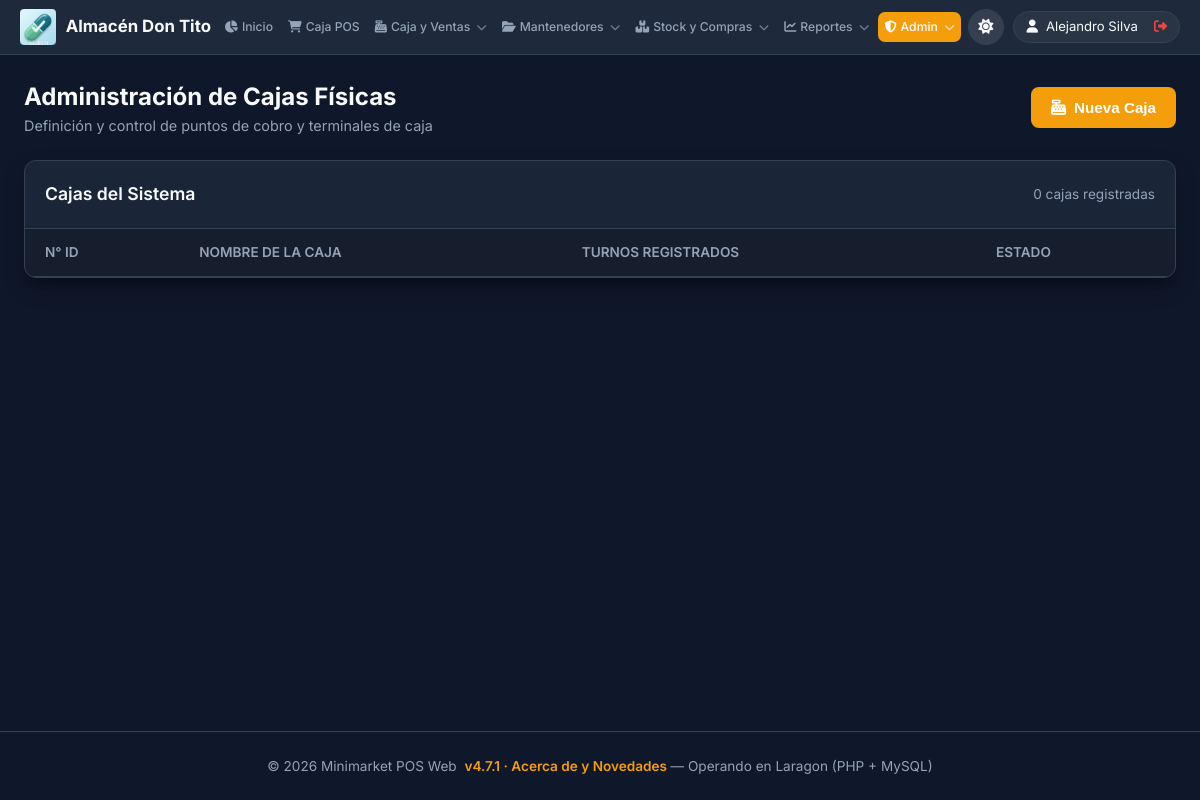
Before: /cajas.php (signed in) with the older database file.
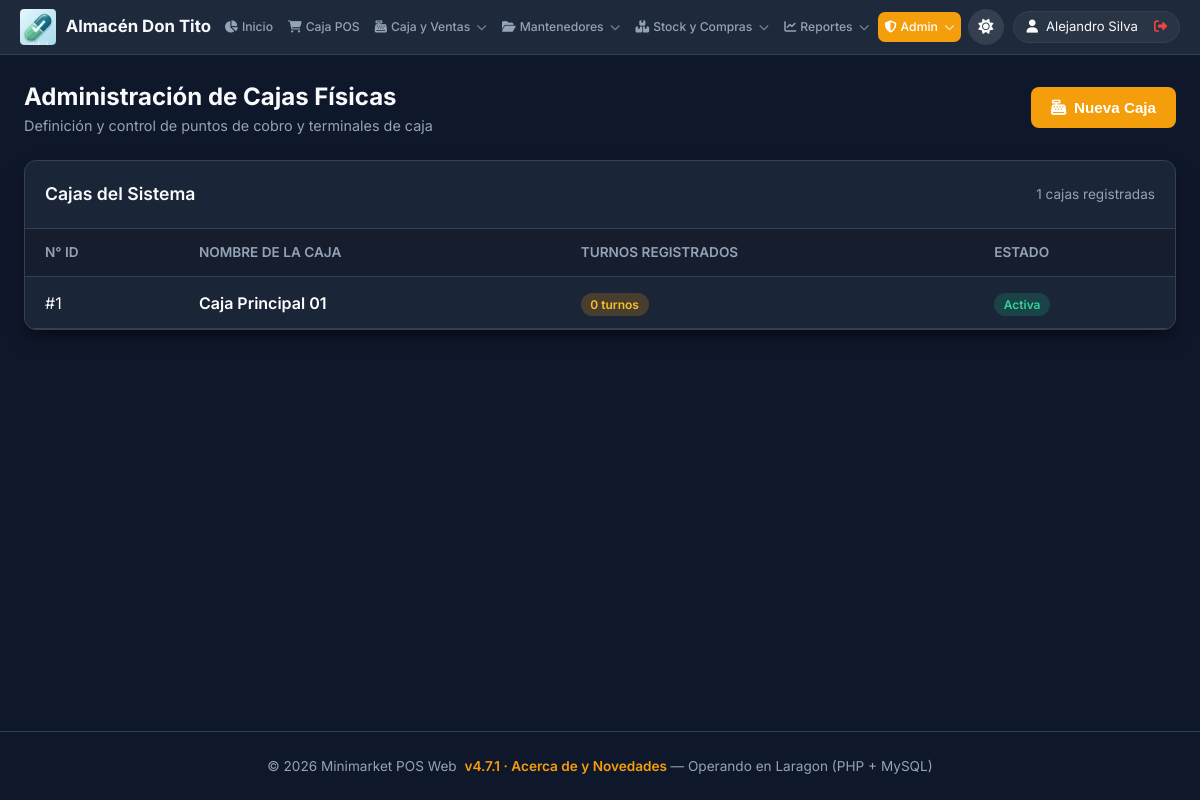
After: the same page with the newer database file.
### tables this page shows
CREATE TABLE `cajas` (
  `CajaID` int NOT NULL AUTO_INCREMENT,
  `Nombre` varchar(50) NOT NULL,
  `Activa` tinyint(1) NOT NULL DEFAULT '1',
  PRIMARY KEY (`CajaID`)
);

### cajas.php (called while the page is built, shortened)
<?php
require_once __DIR__ . '/includes/header.php';
$pdo = getDB();
$cajas = $pdo->query("
    SELECT c.*, (SELECT COUNT(*) FROM turnos t WHERE t.CajaID = c.CajaID) AS TotalTurnos
    FROM cajas c ORDER BY c.CajaID ASC
")->fetchAll();
include __DIR__ . '/views/cajas.view.php';
require_once __DIR__ . '/includes/footer.php';

### includes/auth.php (called while the page is built, shortened)
<?php
function currentUser() {
    return $_SESSION['usuario'] ?? null;
}

### views/cajas.view.php (the view, shortened to what this page needs)
<div style="display: flex; justify-content: space-between; align-items: center; margin-bottom: 1.5rem;">
  <div>
    <h1 style="font-size: 1.5rem; font-weight: 700;">Administración de Cajas Físicas</h1>
    <p style="color: var(--text-muted); font-size: 0.9rem;">Definición y control de puntos de cobro y terminales de caja</p>
  </div>
  <button onclick="document.getElementById('cajaModal').style.display='flex'" class="btn btn-primary">
    <i class="fa-solid fa-cash-register"></i> Nueva Caja
  </button>
</div>
<div class="table-card">
  <div class="table-header">
    <h2 style="font-size: 1.1rem; font-weight: 600;">Cajas del Sistema</h2>
    <span style="color: var(--text-muted); font-size: 0.85rem;"><?= count($cajas) ?> cajas registradas</span>
  </div>
  <table class="table">
    <thead>
      <tr>
        <th>N° ID</th>
        <th>Nombre de la Caja</th>
        <th>Turnos Registrados</th>
        <th>Estado</th>
      </tr>
    </thead>
    <tbody>
      <?php foreach ($cajas as $cj): ?>
        <tr>
          <td>#<?= $cj['CajaID'] ?></td>
          <td style="font-weight: 600; color: #fff;"><?= htmlspecialchars($cj['Nombre']) ?></td>
          <td><span class="badge badge-warning"><?= $cj['TotalTurnos'] ?> turnos</span></td>
          <td>
            <span class="badge <?= $cj['Activa'] ? 'badge-success' : 'badge-danger' ?>">
              <?= $cj['Activa'] ? 'Activa' : 'Inactiva' ?>
            </span>
          </td>
        </tr>
      <?php endforeach; ?>
    </tbody>
  </table>
</div>

### includes/header.php (shortened to what this page needs)
<?php
require_once __DIR__ . '/auth.php';
$user = currentUser();
$currentPage = basename($_SERVER['PHP_SELF']);
$esSupervisorNav = in_array($user['rol'], ['Administrador', 'Supervisor'], true);
$pdoHeader = getDB();
$stmtAppCfg = $pdoHeader->query("SELECT Clave, Valor FROM configuraciones WHERE Clave IN ('TEMA_MODO', 'TEMA_COLOR_ACENTO', 'MINIMARKET_LOGO_URL', 'MINIMARKET_NOMBRE')");
$appCfg = [];
while ($r = $stmtAppCfg->fetch(PDO::FETCH_ASSOC)) {
    $appCfg[$r['Clave']] = $r['Valor'];
}
$temaModo = $appCfg['TEMA_MODO'] ?? 'dark';
$temaAcento = $appCfg['TEMA_COLOR_ACENTO'] ?? 'indigo';
$logoUrl = $appCfg['MINIMARKET_LOGO_URL'] ?? '';
$nombreEmpresa = $appCfg['MINIMARKET_NOMBRE'] ?? 'Minimarket POS';
?>
<!DOCTYPE html>
<html lang="es" data-theme="<?= htmlspecialchars($temaModo) ?>" data-accent="<?= htmlspecialchars($temaAcento) ?>">
<head>
  <link rel="stylesheet" href="assets/css/style.css?v=<?= APP_VERSION ?>">
  <link rel="stylesheet" href="assets/vendor/fontawesome/css/all.min.css">
</head>
<body>
<nav class="navbar">
  <a href="index.php" class="brand" style="display: flex; align-items: center; gap: 0.6rem; text-decoration: none;">
    <?php if (!empty($logoUrl)): ?>
      <img src="<?= htmlspecialchars($logoUrl) ?>" alt="Logo" class="brand-logo-img">
    <?php else: ?>
      <div class="brand-icon">
        <i class="fa-solid fa-store"></i>
      </div>
    <?php endif; ?>
    <span title="<?= htmlspecialchars($nombreEmpresa) ?>"><?= htmlspecialchars($nombreEmpresa) ?></span>
  </a>
  <ul class="nav-links">
    <li class="nav-item">
      <a href="index.php" class="nav-link <?= $currentPage == 'index.php' ? 'active' : '' ?>">
        <i class="fa-solid fa-chart-pie"></i> Inicio
      </a>
    </li>
    <li class="nav-item">
      <a href="pos.php" class="nav-link <?= $currentPage == 'pos.php' ? 'active' : '' ?>">
        <i class="fa-solid fa-cart-shopping"></i> Caja POS
      </a>
    </li>
    <li class="nav-item has-dropdown">
      <div class="nav-link <?= in_array($currentPage, ['caja.php', 'ventas.php', 'devoluciones.php', 'cotizaciones.php']) ? 'active' : '' ?>" tabindex="0" role="button" aria-haspopup="true" aria-expanded="false">
        <i class="fa-solid fa-cash-register"></i> Caja y Ventas <i class="fa-solid fa-chevron-down nav-caret"></i>
      </div>
    </li>
    <li class="nav-item has-dropdown">
      <div class="nav-link <?= in_array($currentPage, ['productos.php', 'actualizar_precios.php', 'categorias.php', 'clientes.php', 'promociones.php']) ? 'active' : '' ?>" tabindex="0" role="button" aria-haspopup="true" aria-expanded="false">
        <i class="fa-solid fa-folder-open"></i> Mantenedores <i class="fa-solid fa-chevron-down nav-caret"></i>
      </div>
    </li>
    <li class="nav-item has-dropdown">
      <div class="nav-link <?= in_array($currentPage, ['kardex.php', 'ajustes.php', 'alertas_stock.php', 'inventario.php', 'notaspedido.php', 'compras.php', 'proveedores.php']) ? 'active' : '' ?>" tabindex="0" role="button" aria-haspopup="true" aria-expanded="false">
        <i class="fa-solid fa-boxes-stacked"></i> Stock y Compras <i class="fa-solid fa-chevron-down nav-caret"></i>
      </div>
    </li>
    <?php if ($esSupervisorNav): ?>
    <li class="nav-item has-dropdown">
      <div class="nav-link <?= in_array($currentPage, ['reportes.php', 'reporte_utilidades.php', 'reportes_z.php']) ? 'active' : '' ?>" tabindex="0" role="button" aria-haspopup="true" aria-expanded="false">
        <i class="fa-solid fa-chart-line"></i> Reportes <i class="fa-solid fa-chevron-down nav-caret"></i>
      </div>
    </li>
    <?php endif; ?>
    <?php if (in_array($user['rol'], ['Administrador', 'Supervisor'])): ?>
    <li class="nav-item has-dropdown">
      <div class="nav-link <?= in_array($currentPage, ['usuarios.php', 'cajas.php', 'configuracion.php', 'ayuda.php']) ? 'active' : '' ?>" tabindex="0" role="button" aria-haspopup="true" aria-expanded="false">
        <i class="fa-solid fa-shield-halved"></i> Admin <i class="fa-solid fa-chevron-down nav-caret"></i>
      </div>
    </li>
    <?php endif; ?>
  </ul>
  <div style="display: flex; align-items: center; gap: 0.6rem; flex-shrink: 0;">
    <button type="button" class="theme-toggle-btn" id="themeToggleBtn" onclick="toggleThemeLive()" title="Alternar Modo Claro / Oscuro">
      <i class="fa-solid fa-sun" id="themeToggleIcon"></i>
    </button>
    <div class="user-pill">
      <i class="fa-solid fa-user"></i>
      <span><?= htmlspecialchars($user['nombre']) ?></span>
      <a href="logout.php" title="Cerrar Sesión" style="color: var(--danger); margin-left: 0.5rem;">
        <i class="fa-solid fa-right-from-bracket"></i>
      </a>
    </div>
  </div>
</nav>
<main class="container">

### includes/footer.php (shortened to what this page needs)
</main>
<footer style="text-align: center; padding: 1.5rem; color: var(--text-muted); font-size: 0.85rem; border-top: 1px solid var(--border-dark); margin-top: auto;">
  <p>
    &copy; <?= date('Y') ?> Minimarket POS Web
    <a href="acerca.php" style="color: var(--primary); font-weight: 600; text-decoration: none; margin-left: 0.25rem;" title="Ver evolución del sistema y notas de versiones">
      <?= APP_VERSION ?> · Acerca de y Novedades
    </a>
    — Operando en Laragon (PHP + MySQL)
  </p>
</footer>
</body>
</html>

Changed rows visible on the page:
added cajas: CajaID "1", Nombre "Caja Principal 01", TotalTurnos "0", Activa "Activa"
Other visible differences:
count($cajas): "0" → "1"
